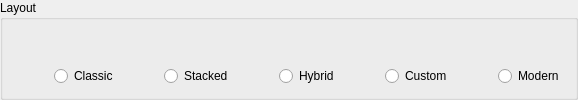
    <widget class="QGroupBox" name="qgbLayout">
     <property name="title">
      <string>Layout</string>
     </property>
     <layout class="QGridLayout" name="gridLayoutLayout">
      <item row="0" column="5">
       <widget class="QLabel" name="qlLHybrid">
        <property name="sizePolicy">
         <sizepolicy hsizetype="Preferred" vsizetype="Preferred">
          <horstretch>0</horstretch>
          <verstretch>0</verstretch>
         </sizepolicy>
        </property>
        <property name="text">
         <string/>
        </property>
        <property name="pixmap">
         <pixmap>skin:layout_hybrid.svg</pixmap>
        </property>
        <property name="scaledContents">
         <bool>false</bool>
        </property>
       </widget>
      </item>
      <item row="1" column="5">
       <widget class="QRadioButton" name="qrbLHybrid">
        <property name="sizePolicy">
         <sizepolicy hsizetype="Preferred" vsizetype="Fixed">
          <horstretch>0</horstretch>
          <verstretch>0</verstretch>
         </sizepolicy>
        </property>
        <property name="text">
         <string>Hybrid</string>
        </property>
        <property name="iconSize">
         <size>
          <width>64</width>
          <height>64</height>
         </size>
        </property>
       </widget>
      </item>
      <item row="1" column="7">
       <widget class="QRadioButton" name="qrbLCustom">
        <property name="sizePolicy">
         <sizepolicy hsizetype="Preferred" vsizetype="Fixed">
          <horstretch>0</horstretch>
          <verstretch>0</verstretch>
         </sizepolicy>
        </property>
        <property name="text">
         <string>Custom</string>
        </property>
       </widget>
      </item>
      <item row="1" column="9">
       <widget class="QRadioButton" name="qrbLModern">
        <property name="sizePolicy">
         <sizepolicy hsizetype="Preferred" vsizetype="Fixed">
          <horstretch>0</horstretch>
          <verstretch>0</verstretch>
         </sizepolicy>
        </property>
        <property name="text">
         <string>Modern</string>
        </property>
       </widget>
      </item>
      <item row="0" column="7">
       <widget class="QLabel" name="qlLCustom">
        <property name="text">
         <string/>
        </property>
        <property name="pixmap">
         <pixmap>skin:layout_custom.svg</pixmap>
        </property>
       </widget>
      </item>
      <item row="1" column="3">
       <widget class="QRadioButton" name="qrbLStacked">
        <property name="sizePolicy">
         <sizepolicy hsizetype="Preferred" vsizetype="Fixed">
          <horstretch>0</horstretch>
          <verstretch>0</verstretch>
         </sizepolicy>
        </property>
        <property name="text">
         <string>Stacked</string>
        </property>
        <property name="iconSize">
         <size>
          <width>64</width>
          <height>64</height>
         </size>
        </property>
       </widget>
      </item>
      <item row="1" column="1">
       <widget class="QRadioButton" name="qrbLClassic">
        <property name="sizePolicy">
         <sizepolicy hsizetype="Preferred" vsizetype="Fixed">
          <horstretch>0</horstretch>
          <verstretch>0</verstretch>
         </sizepolicy>
        </property>
        <property name="text">
         <string>Classic</string>
        </property>
        <property name="iconSize">
         <size>
          <width>64</width>
          <height>64</height>
         </size>
        </property>
       </widget>
      </item>
      <item row="1" column="2">
       <spacer name="horizontalSpacer_4">
        <property name="orientation">
         <enum>Qt::Orientation::Horizontal</enum>
        </property>
        <property name="sizeHint" stdset="0">
         <size>
          <width>40</width>
          <height>20</height>
         </size>
        </property>
       </spacer>
      </item>
      <item row="0" column="1">
       <widget class="QLabel" name="qlLClassic">
        <property name="sizePolicy">
         <sizepolicy hsizetype="Preferred" vsizetype="Preferred">
          <horstretch>0</horstretch>
          <verstretch>0</verstretch>
         </sizepolicy>
        </property>
        <property name="pixmap">
         <pixmap>skin:layout_classic.svg</pixmap>
        </property>
       </widget>
      </item>
      <item row="0" column="3">
       <widget class="QLabel" name="qlLStacked">
        <property name="sizePolicy">
         <sizepolicy hsizetype="Preferred" vsizetype="Preferred">
          <horstretch>0</horstretch>
          <verstretch>0</verstretch>
         </sizepolicy>
        </property>
        <property name="text">
         <string/>
        </property>
        <property name="pixmap">
         <pixmap>skin:layout_stacked.svg</pixmap>
        </property>
       </widget>
      </item>
      <item row="1" column="4">
       <spacer name="horizontalSpacer_5">
        <property name="orientation">
         <enum>Qt::Orientation::Horizontal</enum>
        </property>
        <property name="sizeHint" stdset="0">
         <size>
          <width>40</width>
          <height>20</height>
         </size>
        </property>
       </spacer>
      </item>
      <item row="1" column="0">
       <spacer name="horizontalSpacer_2">
        <property name="orientation">
         <enum>Qt::Orientation::Horizontal</enum>
        </property>
        <property name="sizeHint" stdset="0">
         <size>
          <width>40</width>
          <height>20</height>
         </size>
        </property>
       </spacer>
      </item>
      <item row="1" column="8">
       <spacer name="horizontalSpacer_3">
        <property name="orientation">
         <enum>Qt::Orientation::Horizontal</enum>
        </property>
        <property name="sizeHint" stdset="0">
         <size>
          <width>40</width>
          <height>20</height>
         </size>
        </property>
       </spacer>
      </item>
      <item row="1" column="6">
       <spacer name="horizontalSpacer_6">
        <property name="orientation">
         <enum>Qt::Orientation::Horizontal</enum>
        </property>
        <property name="sizeHint" stdset="0">
         <size>
          <width>40</width>
          <height>20</height>
         </size>
        </property>
       </spacer>
      </item>
     </layout>
    </widget>
